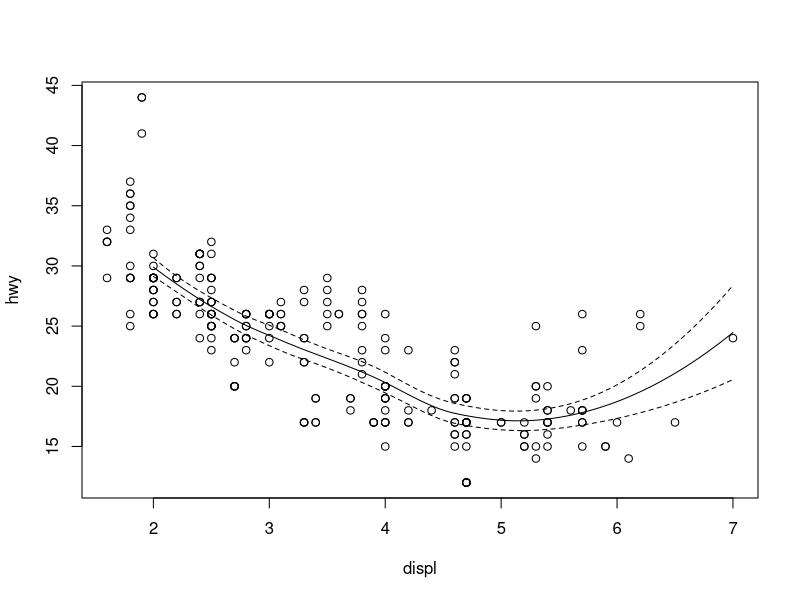
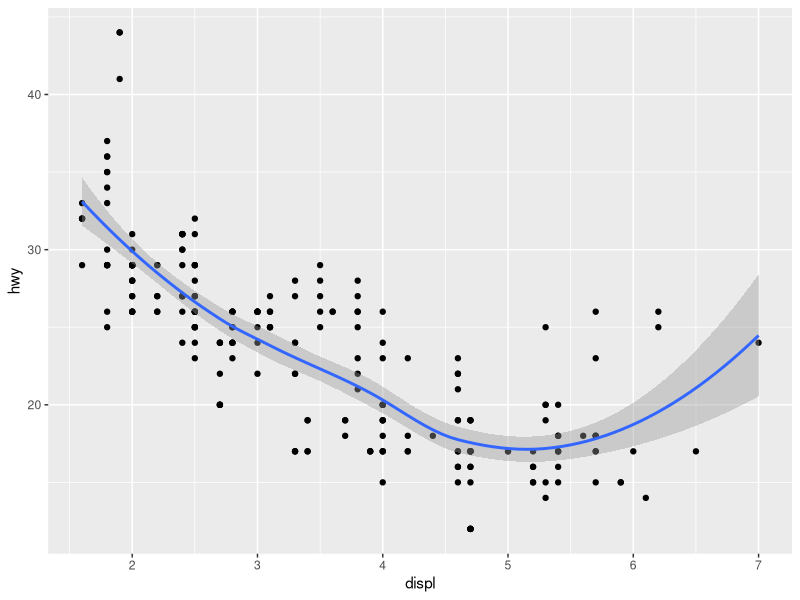

Write R code to recreate these figures, in order.
#LOESS 
library(ggplot2)
library(dplyr)

plot(hwy ~ displ, data=mpg)
mpg_lo <- loess(hwy~displ, data=mpg)
mpg_lo
summary(mpg_lo)

xs <- seq(2,7,length.out = 100)
mpg_pre <- predict(mpg_lo, newdata=data.frame(displ=xs), se=TRUE)
lines(xs, mpg_pre$fit)
lines(xs, mpg_pre$fit - 1.96*mpg_pre$se.fit, lty=2)
lines(xs, mpg_pre$fit + 1.96*mpg_pre$se.fit, lty=2)

ggplot(mpg, aes(displ, hwy)) +
  geom_point() +
  geom_smooth()
